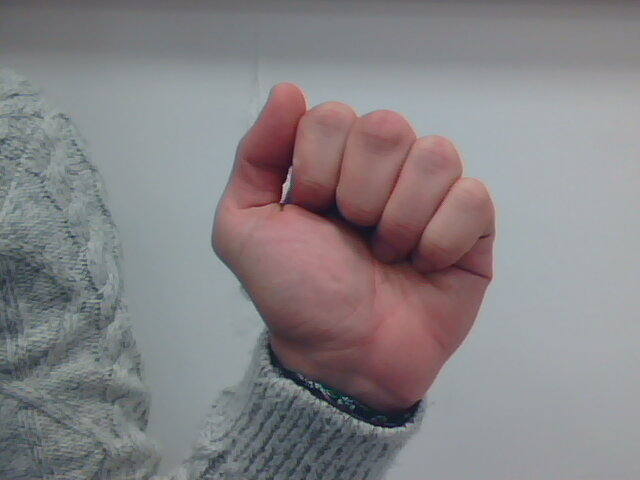
%> input picture DATA/STOP/2017-11-06-144843_1.jpg, 640 x 480 px; its folder holds only this picture in this run
$ octave test2_fft.m   (GNU Octave 9; MATLAB toolbox functions it lacks are replaced by stand-ins)
%> lines starting %> are read from the running program, lines starting %| are printed output that depends on the picture
%% D間rossir analyse image
clear all;
close all;

chemin='../DATA/STOP';
liste=dir(fullfile(chemin,'*.jpg'));

%% Define parameters
% limite pour le fond

l_fond = 1e-6;
flag_plot = 1;
perimeters = zeros(600,1);
areas = zeros(600,1);
figure
for n=1:length(liste)

    nom=liste(n).name;
    X=double(imread(fullfile(chemin,nom)))/255.0;
    X_gray = rgb2gray(X);
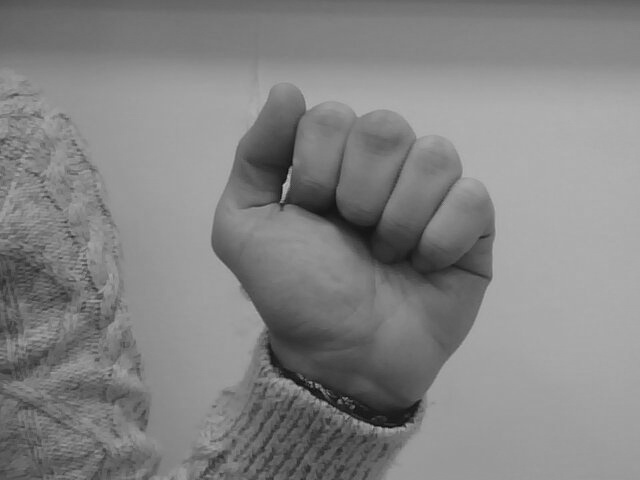
%> X_gray: size 480x640 double; min 0.0517, max 0.74, mean 0.517
    if flag_plot
        subplot(2,1,1);
        imagesc(X_gray)
        colormap(gray(256))
        axis equal
        title(['fichier go'])
        drawnow
    end

    bw = rgb2gray(X);
    F = fft2(bw);
    subplot(2,1,2);
    F2 = log(abs(F));
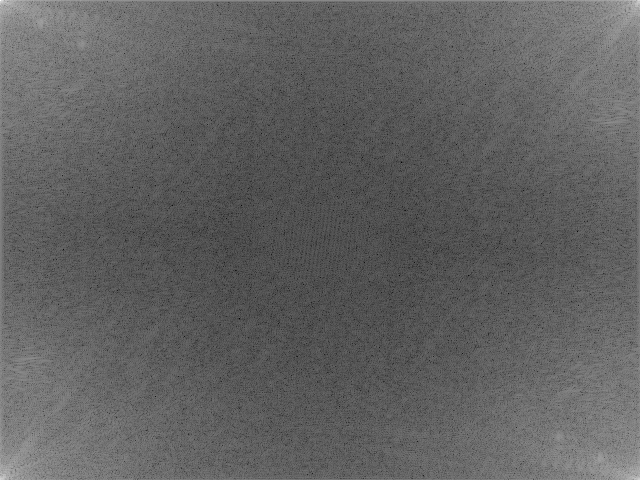
%> F2: size 480x640 double; min -5.35, max 11.98, mean 1.29; drawn with min black and max white
    imshow(F2,[-1 5],'InitialMagnification','fit');
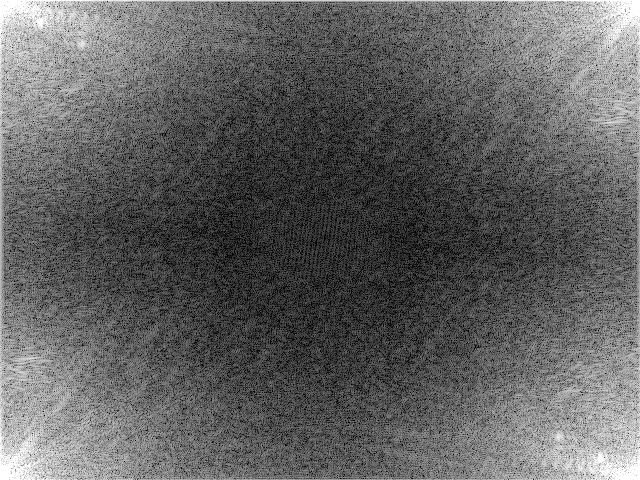
%> displayed picture: size 480x640, on the screen's scale of 0 to 255; min 0, max 255, mean 97.4
    colormap(jet); colorbar
%> after `colorbar`:
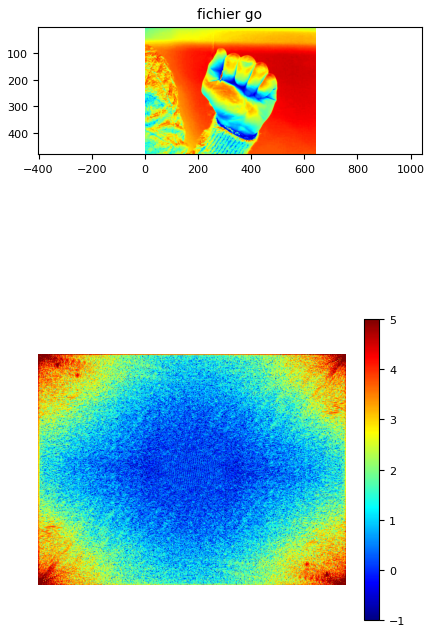
%> figure redrawn from the program's plot data, 2 panels

end

$ run again, on DATA/STOP/2017-11-06-144843_13.jpg
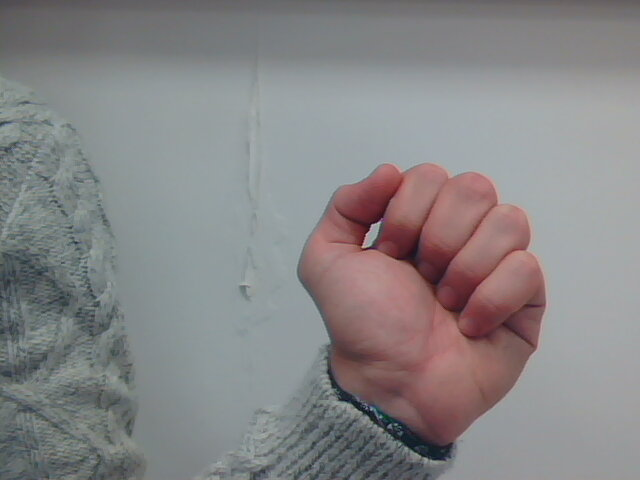
%> input picture DATA/STOP/2017-11-06-144843_13.jpg, 640 x 480 px
%> `imshow(F2,[-1 5],'InitialMagnification','fit');`:
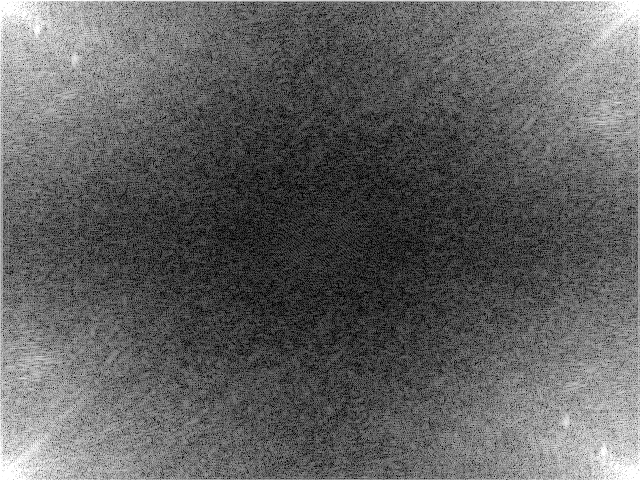
%> displayed picture: size 480x640, on the screen's scale of 0 to 255; min 0, max 255, mean 97.5
%> `colorbar`:
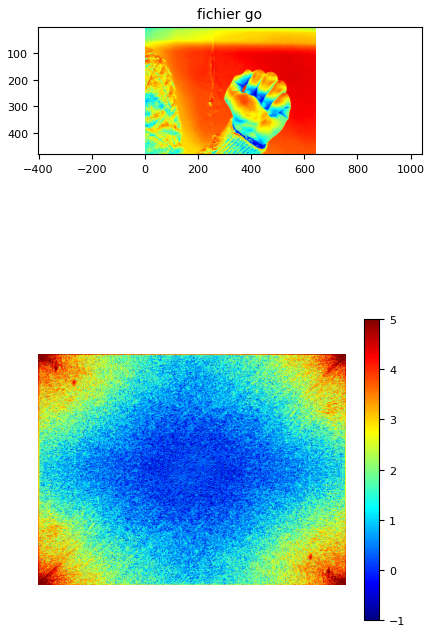
%> figure redrawn from the program's plot data, 2 panels

$ run again, on DATA/STOP/2017-11-06-144843_14.jpg
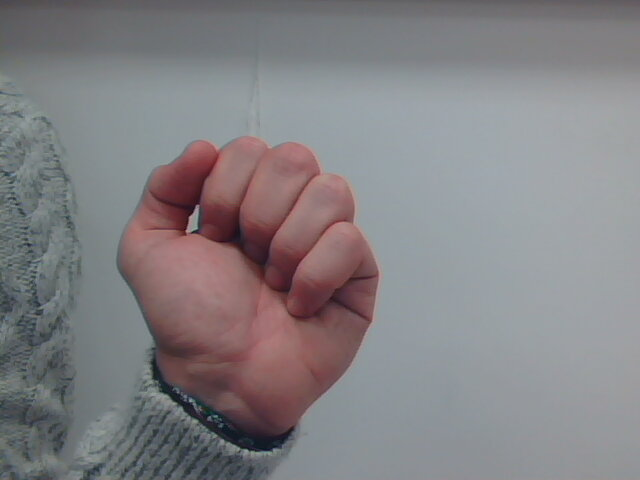
%> input picture DATA/STOP/2017-11-06-144843_14.jpg, 640 x 480 px
%> `imshow(F2,[-1 5],'InitialMagnification','fit');`:
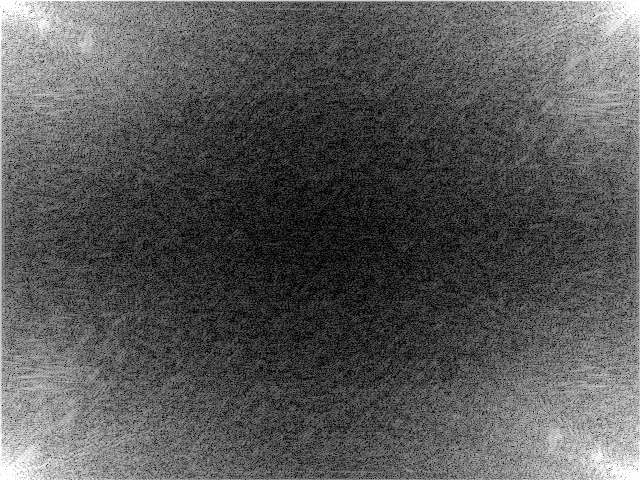
%> displayed picture: size 480x640, on the screen's scale of 0 to 255; min 0, max 255, mean 87.4
%> `colorbar`:
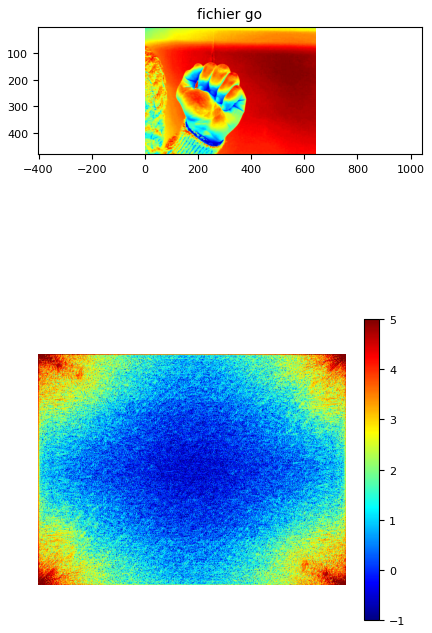
%> figure redrawn from the program's plot data, 2 panels

$ run again, on DATA/STOP/2017-11-06-144843_15.jpg
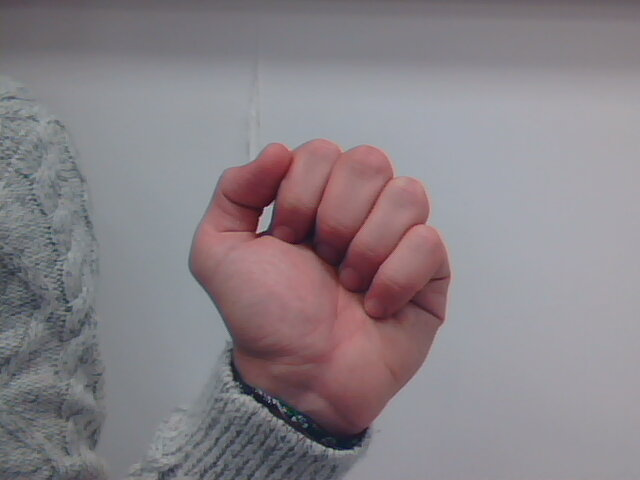
%> input picture DATA/STOP/2017-11-06-144843_15.jpg, 640 x 480 px
%> `imshow(F2,[-1 5],'InitialMagnification','fit');`:
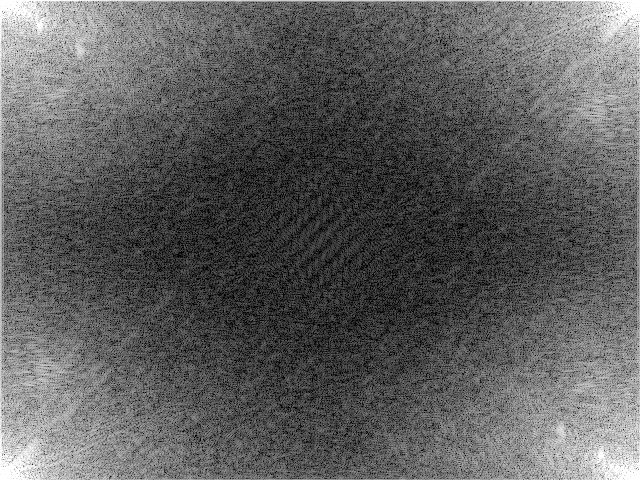
%> displayed picture: size 480x640, on the screen's scale of 0 to 255; min 0, max 255, mean 94.3
%> `colorbar`:
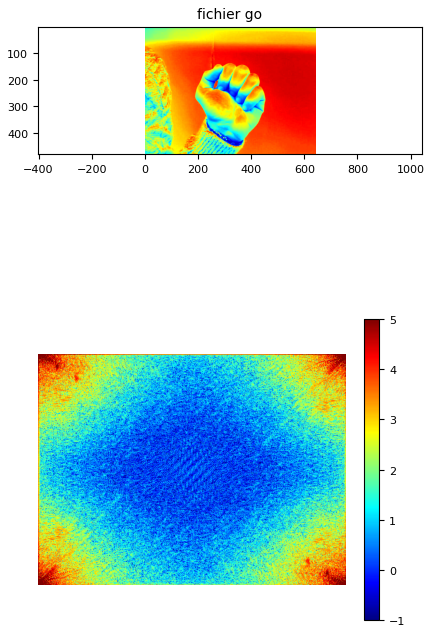
%> figure redrawn from the program's plot data, 2 panels

$ run again, on DATA/STOP/2017-11-06-144843_10.jpg
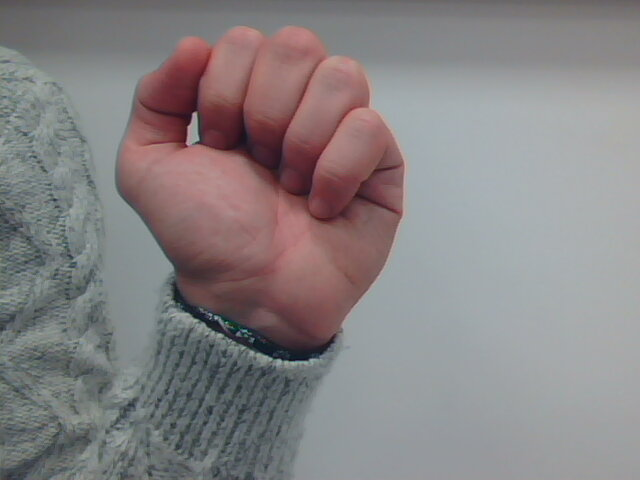
%> input picture DATA/STOP/2017-11-06-144843_10.jpg, 640 x 480 px
%> `colorbar`:
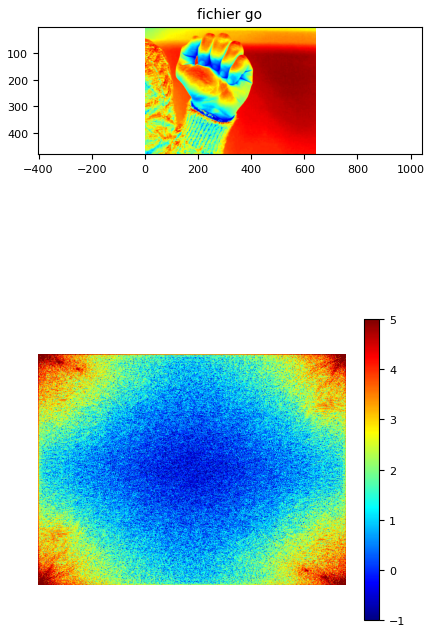
%> figure redrawn from the program's plot data, 2 panels
